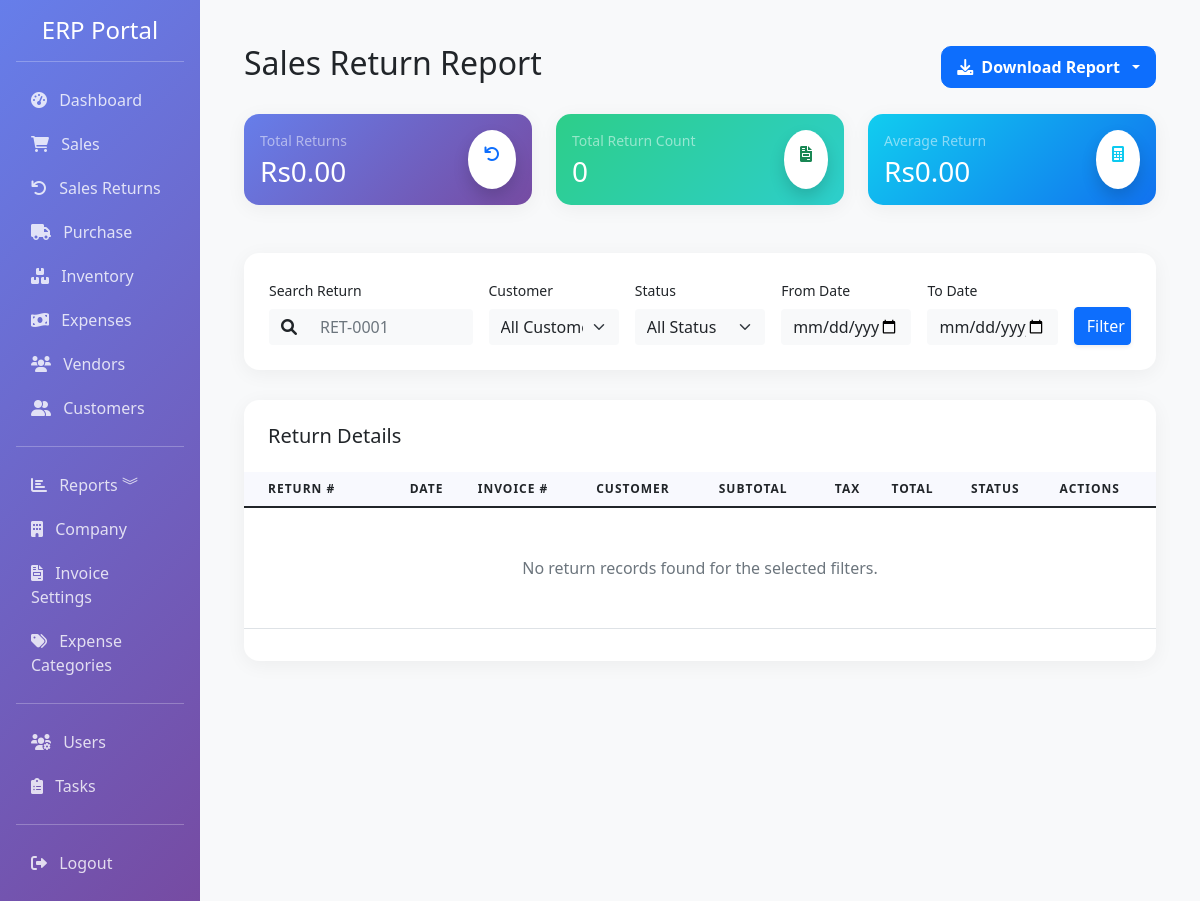
Before: /reports/return-report (signed in) with the older database file.
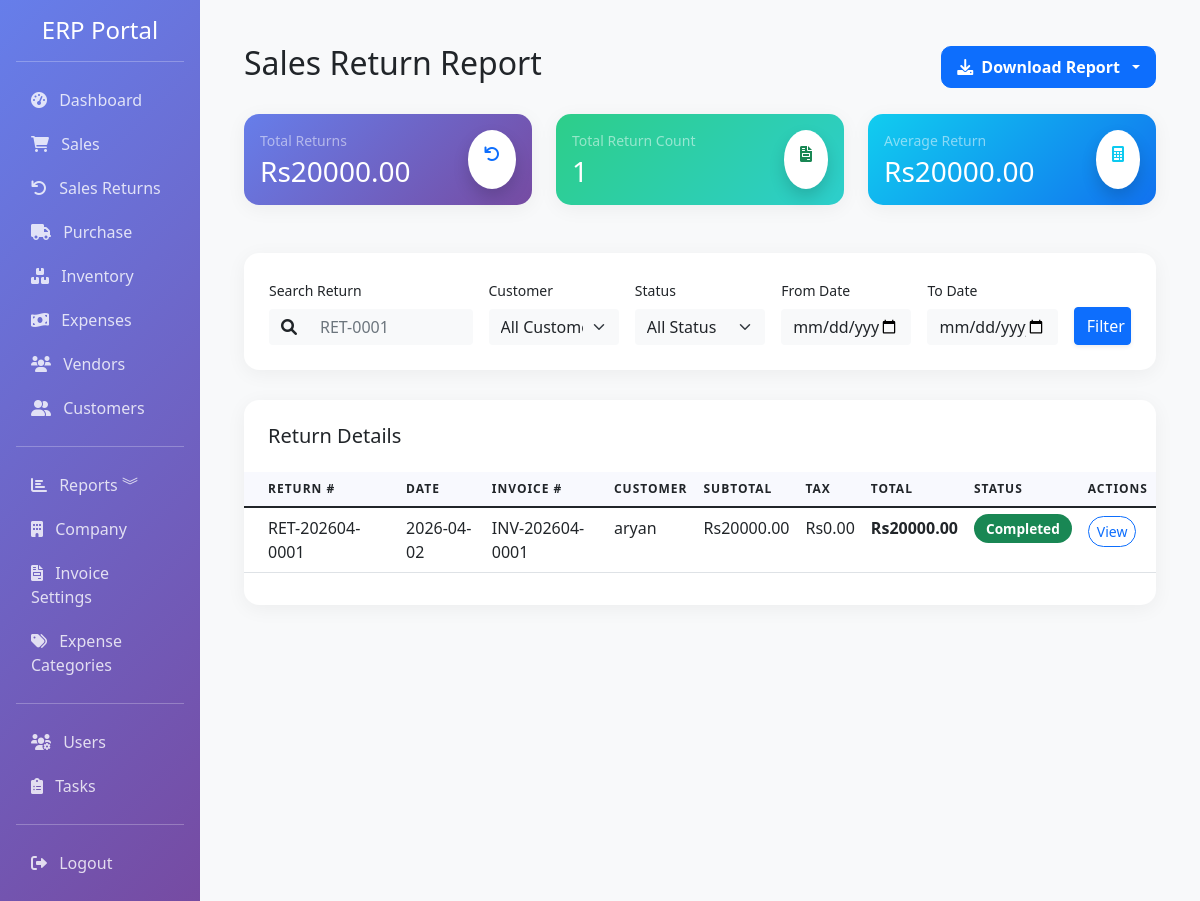
After: the same page with the newer database file.
### app/models.py (models this page shows, shortened)
class SaleReturn(db.Model):
    __tablename__ = 'sale_returns'
    id = db.Column(db.Integer, primary_key=True)
    return_number = db.Column(db.String(50), unique=True, nullable=False, index=True)
    sale_id = db.Column(db.Integer, db.ForeignKey('sales.id'), nullable=False, index=True)
    customer_id = db.Column(db.Integer, db.ForeignKey('customers.id'), index=True)
    date = db.Column(db.DateTime, default=datetime.utcnow, index=True)
    subtotal = db.Column(db.Float, default=0)
    tax_rate = db.Column(db.Float, default=0)
    tax = db.Column(db.Float, default=0)
    discount = db.Column(db.Float, default=0)
    total = db.Column(db.Float, default=0)
    reason = db.Column(db.Text)
    status = db.Column(Enum('pending', 'approved', 'completed', name='return_status'), default='pending', index=True)
    created_by = db.Column(db.Integer, db.ForeignKey('users.id'))
    created_at = db.Column(db.DateTime, default=datetime.utcnow)
    updated_at = db.Column(db.DateTime, default=datetime.utcnow, onupdate=datetime.utcnow)
    sale = db.relationship('Sale', backref='returns', lazy=True)
    customer = db.relationship('Customer', backref='sale_returns', lazy=True)
    items = db.relationship('SaleReturnItem', backref='sale_return', lazy=True, cascade='all, delete-orphan')

class Sale(db.Model):
    __tablename__ = 'sales'
    id = db.Column(db.Integer, primary_key=True)
    invoice_number = db.Column(db.String(50), unique=True, nullable=False, index=True)
    customer_id = db.Column(db.Integer, db.ForeignKey('customers.id'), index=True)
    date = db.Column(db.DateTime, default=datetime.utcnow, index=True)
    due_date = db.Column(db.DateTime)
    currency_id = db.Column(db.Integer, db.ForeignKey('currencies.id'), nullable=True)
    exchange_rate = db.Column(db.Float, default=1)
    subtotal = db.Column(db.Float, default=0)
    tax_rate = db.Column(db.Float, default=0)  # Tax percentage
    tax = db.Column(db.Float, default=0)
    discount_type = db.Column(db.String(10), default='fixed')  # fixed or percentage
    discount = db.Column(db.Float, default=0)
    shipping_charge = db.Column(db.Float, default=0)
    total = db.Column(db.Float, default=0)
    status = db.Column(Enum('paid', 'unpaid', 'partial', name='payment_status'), default='unpaid', index=True)
    paid_amount = db.Column(db.Float, default=0)
    vendor_id = db.Column(db.Integer, db.ForeignKey('vendors.id'), index=True, nullable=True)
    vendor = db.relationship('Vendor', backref='sales', lazy=True)
    notes = db.Column(db.Text)
    terms = db.Column(db.Text)
    created_by = db.Column(db.Integer, db.ForeignKey('users.id'))
    created_at = db.Column(db.DateTime, default=datetime.utcnow)
    updated_at = db.Column(db.DateTime, default=datetime.utcnow, onupdate=datetime.utcnow)
    items = db.relationship('SaleItem', backref='sale', lazy=True, cascade='all, delete-orphan')
    currency = db.relationship('Currency', backref='sales', lazy=True)

class Customer(db.Model):
    __tablename__ = 'customers'
    id = db.Column(db.Integer, primary_key=True)
    name = db.Column(db.String(100), nullable=False, index=True)
    email = db.Column(db.String(120), index=True)
    phone = db.Column(db.String(20))
    address = db.Column(db.Text)
    gst_number = db.Column(db.String(20), index=True)
    credit_limit = db.Column(db.Float, default=0)
    opening_balance = db.Column(db.Float, default=0)
    is_active = db.Column(db.Boolean, default=True)
    created_at = db.Column(db.DateTime, default=datetime.utcnow)
    updated_at = db.Column(db.DateTime, default=datetime.utcnow, onupdate=datetime.utcnow)
    sales = db.relationship('Sale', backref='customer', lazy=True, cascade='all, delete-orphan')

### app/routes/reports.py (the view)
@bp.route('/return-report')
@login_required
def return_report():
    start_date = request.args.get('start_date')
    end_date = request.args.get('end_date')
    status = request.args.get('status', 'all')
    search = request.args.get('search', '')
    customer_id = request.args.get('customer_id')
    query = SaleReturn.query
    if start_date:
        query = query.filter(SaleReturn.date >= datetime.strptime(start_date, '%Y-%m-%d'))
    if end_date:
        query = query.filter(SaleReturn.date <= datetime.strptime(end_date, '%Y-%m-%d'))
    if status != 'all':
        query = query.filter(SaleReturn.status == status)
    if search:
        query = query.filter(SaleReturn.return_number.ilike(f'%{search}%'))
    if customer_id and customer_id != 'all':
        query = query.filter(SaleReturn.customer_id == int(customer_id))
    returns = query.order_by(SaleReturn.date.desc()).all()
    total_returns = sum(r.total for r in returns)
    total_count = len(returns)
    customers = Customer.query.order_by(Customer.name).all()
    return render_template('reports/return_report.html',
                           returns=returns,
                           total_returns=total_returns,
                           total_count=total_count,
                           start_date=start_date,
                           end_date=end_date,
                           status=status,
                           search=search,
                           customers=customers,
                           current_customer_id=customer_id)

### app/templates/reports/return_report.html (shortened to what this page needs)
{% extends "base.html" %}
{% block content %}
<div class="container-fluid py-4">
    <div class="d-flex justify-content-between align-items-center mb-4">
        <h2 class="font-weight-bold">Sales Return Report</h2>
        <div class="dropdown">
            <button class="btn btn-primary dropdown-toggle download-btn" type="button" id="downloadDropdown" data-bs-toggle="dropdown" aria-expanded="false">
                <i class="fas fa-download"></i> Download Report
            </button>
        </div>
    </div>
    <div class="row mb-4">
        <div class="col-xl-4 col-md-6 mb-4">
            <div class="card report-card bg-gradient-primary text-white">
                <div class="card-body">
                    <div class="d-flex justify-content-between">
                        <div>
                            <p class="text-white-50 small mb-1">Total Returns</p>
                            <h3 class="mb-0">Rs{{ "%.2f"|format(total_returns) }}</h3>
                        </div>
                        <div class="icon icon-shape bg-white text-primary rounded-circle shadow">
                            <i class="fas fa-undo p-3"></i>
                        </div>
                    </div>
                </div>
            </div>
        </div>
        <div class="col-xl-4 col-md-6 mb-4">
            <div class="card report-card bg-gradient-success text-white">
                <div class="card-body">
                    <div class="d-flex justify-content-between">
                        <div>
                            <p class="text-white-50 small mb-1">Total Return Count</p>
                            <h3 class="mb-0">{{ total_count }}</h3>
                        </div>
                        <div class="icon icon-shape bg-white text-success rounded-circle shadow">
                            <i class="fas fa-file-invoice p-3"></i>
                        </div>
                    </div>
                </div>
            </div>
        </div>
        <div class="col-xl-4 col-md-6 mb-4">
            <div class="card report-card bg-gradient-info text-white">
                <div class="card-body">
                    <div class="d-flex justify-content-between">
                        <div>
                            <p class="text-white-50 small mb-1">Average Return</p>
                            <h3 class="mb-0">Rs{{ "%.2f"|format(total_returns / total_count if total_count > 0 else 0) }}</h3>
                        </div>
                        <div class="icon icon-shape bg-white text-info rounded-circle shadow">
                            <i class="fas fa-calculator p-3"></i>
                        </div>
                    </div>
                </div>
            </div>
        </div>
    </div>
    <div class="filter-section">
        <form method="GET" action="{{ url_for('reports.return_report') }}" class="row g-3">
            <div class="col-md-3">
                <label class="form-label small font-weight-bold">Search Return</label>
                <div class="input-group">
                    <span class="input-group-text bg-light border-0"><i class="fas fa-search"></i></span>
                    <input type="text" name="search" class="form-control bg-light border-0" placeholder="RET-0001" value="{{ search }}">
                </div>
            </div>
            <div class="col-md-2">
                <label class="form-label small font-weight-bold">Customer</label>
                <select name="customer_id" class="form-select bg-light border-0">
                    <option value="all">All Customers</option>
                </select>
            </div>
            <div class="col-md-2">
                <label class="form-label small font-weight-bold">Status</label>
                <select name="status" class="form-select bg-light border-0">
                    <option value="all" {% if status == 'all' %}selected{% endif %}>All Status</option>
                </select>
            </div>
            <div class="col-md-2">
                <label class="form-label small font-weight-bold">From Date</label>
                <input type="date" name="start_date" class="form-control bg-light border-0" value="{{ start_date }}">
            </div>
            <div class="col-md-2">
                <label class="form-label small font-weight-bold">To Date</label>
                <input type="date" name="end_date" class="form-control bg-light border-0" value="{{ end_date }}">
            </div>
            <div class="col-md-1 d-flex align-items-end">
                <button type="submit" class="btn btn-primary w-100 shadow-sm">Filter</button>
            </div>
        </form>
    </div>
    <div class="card report-card">
        <div class="card-header bg-transparent border-0 pt-4 px-4">
            <h5 class="mb-0">Return Details</h5>
        </div>
        <div class="card-body px-0">
            <div class="table-responsive">
                <table class="table align-items-center table-flush">
                    <thead>
                        <tr>
                            <th class="px-4">Return #</th>
                            <th>Date</th>
                            <th>Invoice #</th>
                            <th>Customer</th>
                            <th>Subtotal</th>
                            <th>Tax</th>
                            <th>Total</th>
                            <th>Status</th>
                            <th>Actions</th>
                        </tr>
                    </thead>
                    <tbody>
                        {% for ret in returns %}
                        <tr>
                            <td class="px-4 font-weight-bold">{{ ret.return_number }}</td>
                            <td>{{ ret.date.strftime('%Y-%m-%d') }}</td>
                            <td>{{ ret.sale.invoice_number if ret.sale else '-' }}</td>
                            <td>{{ ret.customer.name if ret.customer else 'Walk-in' }}</td>
                            <td>Rs{{ "%.2f"|format(ret.subtotal) }}</td>
                            <td>Rs{{ "%.2f"|format(ret.tax) }}</td>
                            <td><strong>Rs{{ "%.2f"|format(ret.total) }}</strong></td>
                            <td>
                                {% if ret.status == 'completed' %}
                                <span class="status-badge bg-success text-white">Completed</span>
                                {% elif ret.status == 'approved' %}
                                <span class="status-badge bg-info text-white">Approved</span>
                                {% else %}
                                <span class="status-badge bg-warning text-white">Pending</span>
                                {% endif %}
                            </td>
                            <td>
                                <a href="{{ url_for('returns.return_detail', id=ret.id) }}" class="btn btn-sm btn-outline-primary rounded-pill">View</a>
                            </td>
                        </tr>
                        {% endfor %}
                        {% if not returns %}
                        <tr>
                            <td colspan="9" class="text-center py-5 text-muted">No return records found for the selected filters.</td>
                        </tr>
                        {% endif %}
                    </tbody>
                </table>
            </div>
        </div>
    </div>
</div>
{% endblock %}

Changed rows visible on the page:
added SaleReturn: return_number "RET-202604-0001", date "2026-04-02", sale "INV-202604-0001", customer "aryan", subtotal "20000.00", tax "0.00", total "20000.00", status "Completed"
Other visible differences:
{{ "%.2f"|format(total_returns) }}: "0.00" → "20000.00"
{{ total_count }}: "0" → "1"
{{ "%.2f"|format(total_returns / total_count if total_count > 0 else 0) }}: "0.00" → "20000.00"
text no longer shown: "No return records found for the selected filters."
